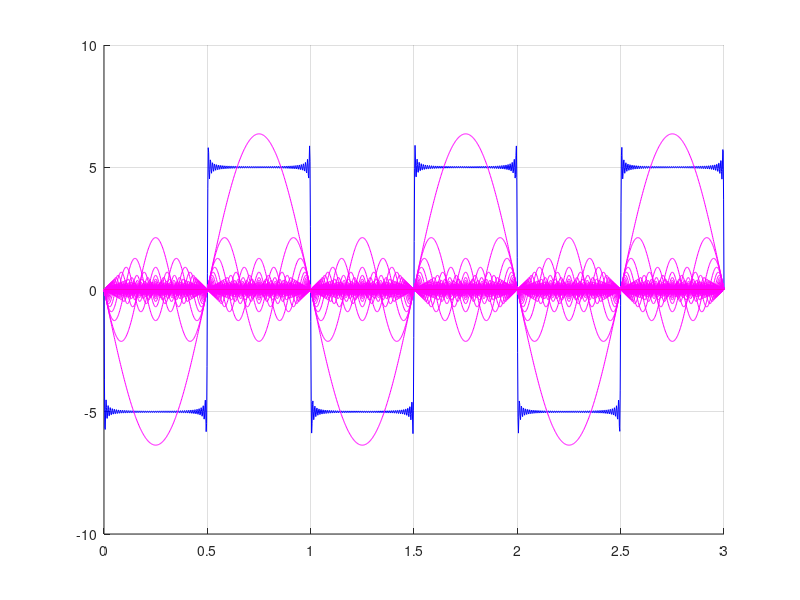

The MATLAB source for this figure:
% USAGE: square_wave_project ([T, [num, [max, [min, [start, [state]]]]]])

function [] = square_wave_project (varargin)	
	% if there is more coputing power, increase these
	periods = 3;	% number of periods to display
	points = 500;	% number of points each second, recommend at least 500
	
	% get the default values for unstated options
	[T, num, max, min, start, state] = default_options(varargin)
	
	t = linspace(start, start+periods*T, points*periods*T);
	[f, cos_component, sin_component] = make_square_wave(T, num, max, min, start, state, t);
	
	visualization(f, t, cos_component, sin_component);
end

function [T, num, max, min, start, state] = default_options (varargin)
	T_default = 1;		% period
	num_default = 100;	% number of addends to compute
	max_default = 5;	% high value
	min_default = -5;	% low value
	start_default = 0;	% starting time	
	state_default = 0;	% starting state (1 or 0)
	
	% only want 6 optional inputs at most
	numvarargs = length(varargin{1});
	if numvarargs > 6
    error('square_wave_project:TooManyInputs', ...
        'requires at most 6 optional inputs');
	end
	
	% set defaults for optional inputs
	optargs = {T_default, num_default, max_default, min_default, start_default, state_default};
	
	% overwrite the default values with input values
	optargs(1:numvarargs) = varargin{1};

	% place optional args in memorable variable names
	[T, num, max, min, start, state] = optargs{:};
end

function [f, cos_component, sin_component] = make_square_wave (T, num, max, min, start, state, t)
	% f1=max if state=1, f1=min if state=0
	f1 = mod(state, 2)*max + (1 - mod(state, 2))*min;
	f2 = mod(state, 2)*min + (1 - mod(state, 2))*max;
    w = 2*pi/T;
	
	% initialize f with the first coefficient
	a0 = (max + min)/2;
	for i=1 : length(t)
		f(i) = a0;
	end
	
	% calculate the coefficient for the addends
	for(i=1 : num)
		aN(i) = 2*(f1-f2)*(sin(i*w*(start+T/2))-sin(i*w*start))/(w*i*T);
		bN(i) = -2*(f1-f2)*(cos(i*w*(start+T/2))-cos(i*w*start))/(w*i*T);
		for j=1 : length(t)
			cos_component(i, j) = aN(i)*cos(i*w*t(j));
			sin_component(i, j) = bN(i)*sin(i*w*t(j));
			f(j) = f(j) + cos_component(i, j) + sin_component(i, j);
		end
	end
end

function [] = visualization (f, t, cos_component, sin_component)
	figure(1);
    clf;
    hold on;
    grid on;
	plot(t, f, 'b-');
	for i=1 : size(cos_component, 1)
		plot(t, cos_component(i,:), 'r-');
		plot(t, sin_component(i,:), 'm-');
	end
end
